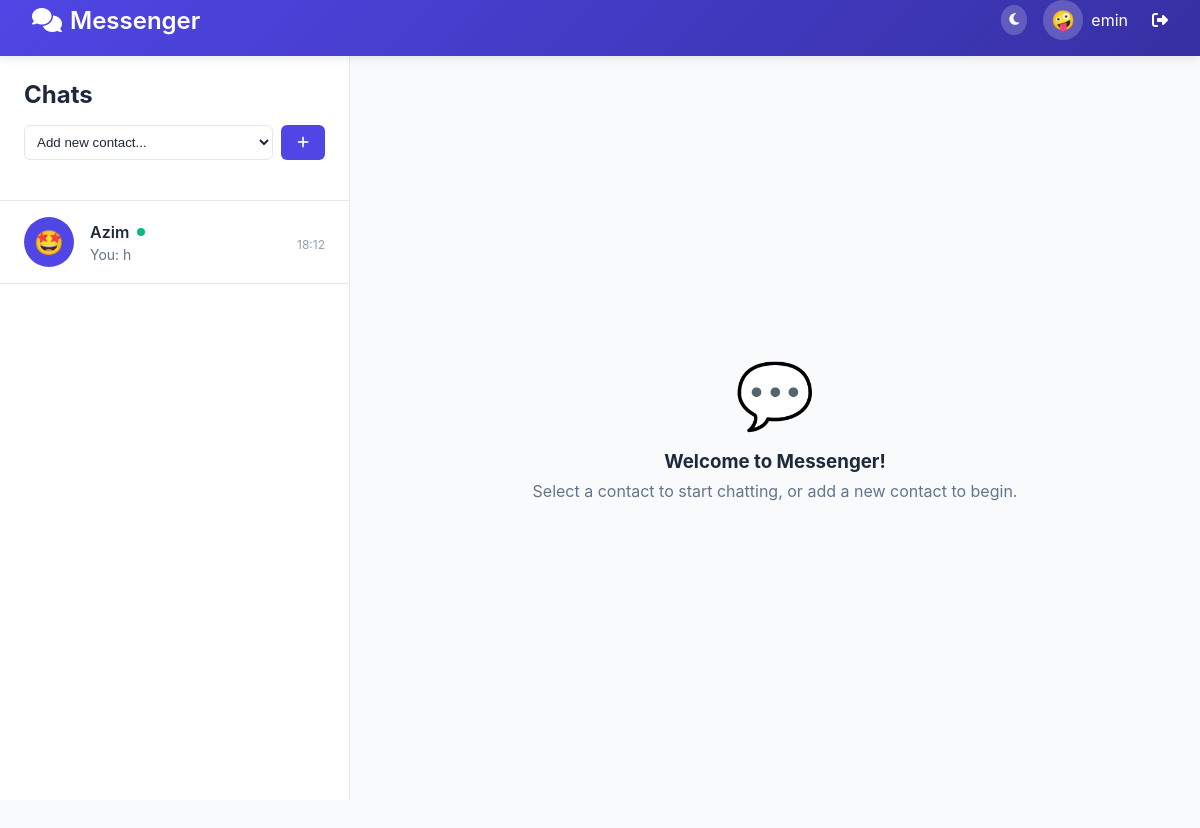
Page /chat/ (signed in) on the earlier database version.
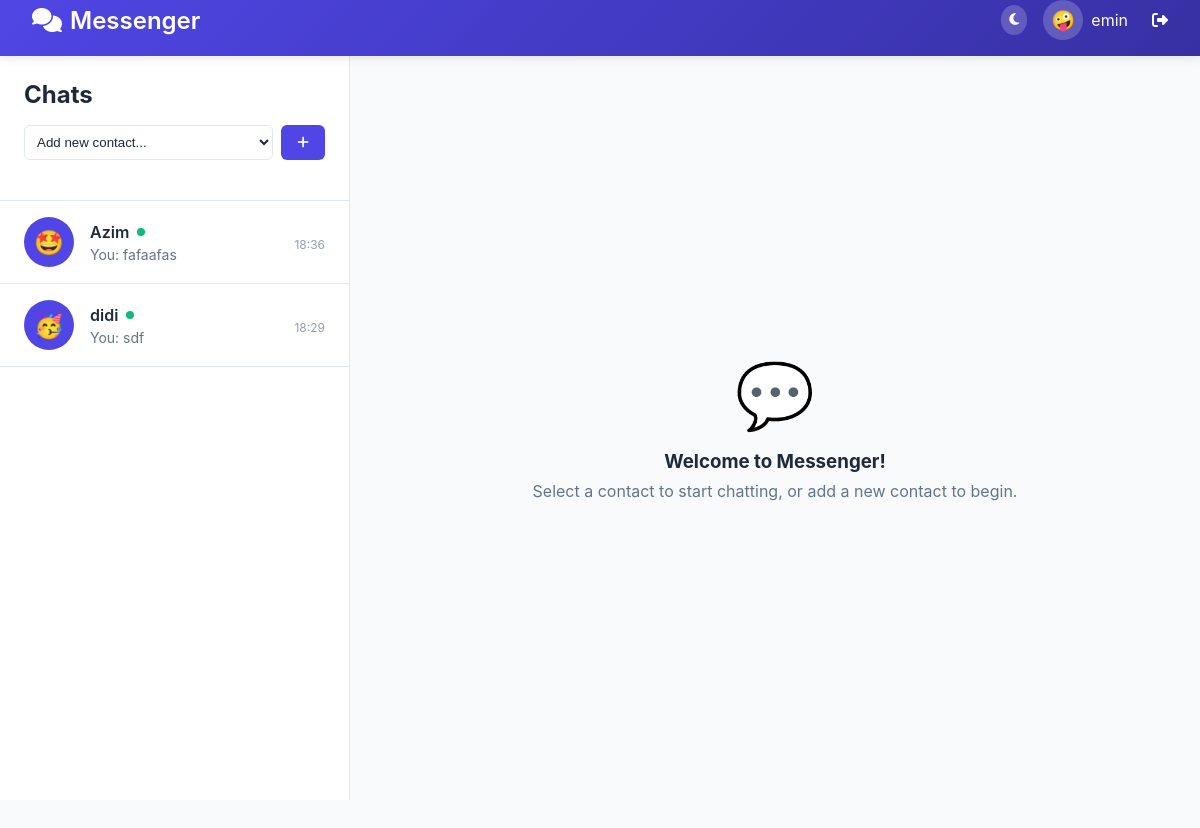
Same page on the later database version.
### app/models.py (models this page shows, shortened)
class Contact(models.Model):
    user = models.ForeignKey(User, on_delete=models.CASCADE, related_name='contacts')
    contact_user = models.ForeignKey(User, on_delete=models.CASCADE, related_name='contacted_by')
    created_at = models.DateTimeField(auto_now_add=True)
    class Meta:
        unique_together = ('user', 'contact_user')

class UserProfile(models.Model):
    user = models.OneToOneField(User, on_delete=models.CASCADE)
    nickname = models.CharField(max_length=50, unique=True)
    avatar_emoji = models.CharField(max_length=10, default='😊')
    is_online = models.BooleanField(default=False)
    last_seen = models.DateTimeField(auto_now=True)
    theme_preference = models.CharField(
        max_length=10,
        choices=[('light', 'Light'), ('dark', 'Dark')],
        default='light'
    )

class Message(models.Model):
    STATUS_CHOICES = [
        ('sent', 'Sent'),
        ('delivered', 'Delivered'),
        ('read', 'Read'),
    ]
    sender = models.ForeignKey(User, on_delete=models.CASCADE, related_name='sent_messages')
    receiver = models.ForeignKey(User, on_delete=models.CASCADE, related_name='received_messages')
    content = models.TextField()
    timestamp = models.DateTimeField(auto_now_add=True)
    status = models.CharField(max_length=10, choices=STATUS_CHOICES, default='sent')
    class Meta:
        ordering = ['timestamp']

### app/views.py (the view, shortened to what this page needs)
# urls.py: path('chat/', views.chat, name='chat'),
@login_required
def chat(request):
    contacts = Contact.objects.filter(user=request.user).select_related('contact_user__userprofile')
    all_users = User.objects.exclude(id=request.user.id).select_related('userprofile')
    contact_id = request.GET.get('contact_id')
    active_contact = None
    conversation = []
    conversation_users = User.objects.filter(
        Q(sent_messages__receiver=request.user) |
        Q(received_messages__sender=request.user)
    ).exclude(id=request.user.id).distinct().select_related('userprofile')
    all_contact_users = set()
    contacts_with_info = []
    for contact in contacts:
        all_contact_users.add(contact.contact_user.id)
        last_message = Message.objects.filter(
            Q(sender=request.user, receiver=contact.contact_user) |
            Q(sender=contact.contact_user, receiver=request.user)
        ).order_by('-timestamp').first()
        unread_count = Message.objects.filter(
            sender=contact.contact_user,
            receiver=request.user,
            status='sent'
        ).count()
        contacts_with_info.append({
            'contact': contact,
            'user': contact.contact_user,
            'last_message': last_message,
            'unread_count': unread_count,
            'is_explicit_contact': True
        })
    for user in conversation_users:
        if user.id not in all_contact_users:
            last_message = Message.objects.filter(
                Q(sender=request.user, receiver=user) |
                Q(sender=user, receiver=request.user)
            ).order_by('-timestamp').first()
            unread_count = Message.objects.filter(
                sender=user,
                receiver=request.user,
                status='sent'
            ).count()
            contacts_with_info.append({
                'contact': None,
                'user': user,
                'last_message': last_message,
                'unread_count': unread_count,
                'is_explicit_contact': False
            })
    contacts_with_info.sort(
        key=lambda x: x['last_message'].timestamp if x['last_message'] else timezone.now() - timezone.timedelta(days=365),
        reverse=True
    )
    return render(request, 'app/chat.html', {
        'contacts_with_info': contacts_with_info,
        'all_users': all_users,
        'active_contact': active_contact,
        'conversation': conversation,
    })

### app/templates/app/chat.html (shortened to what the changed rows need)
{% extends "app/base_modern.html" %}
{% block content %}
<div class="chat-container">
    <div class="chat-sidebar">
        <div class="contacts-list">
            {% for contact_info in contacts_with_info %}
                <a href="?contact_id={{ contact_info.user.id }}"
                   class="contact-item {% if contact_info.user.id == active_contact.id %}active{% endif %}">
                    <div class="contact-avatar">
                        {{ contact_info.user.userprofile.avatar_emoji }}
                    </div>
                    <div class="contact-info">
                        <div class="contact-name">
                            {{ contact_info.user.userprofile.nickname }}
                            {% if contact_info.user.userprofile.is_online %}
                                <span class="online-indicator"></span>
                            {% endif %}
                        </div>
                        <div class="contact-last-message">
                            {% if contact_info.last_message %}
                                {% if contact_info.last_message.sender == user %}You: {% endif %}
                                {{ contact_info.last_message.content|truncatechars:30 }}
                            {% else %}
                                No messages yet
                            {% endif %}
                        </div>
                    </div>
                    <div class="contact-meta">
                        {% if contact_info.last_message %}
                            <div class="message-time">{{ contact_info.last_message.timestamp|date:"H:i" }}</div>
                        {% endif %}
                    </div>
                </a>
            {% empty %}
                <div class="empty-state">
                    <div class="empty-state-icon">👥</div>
                    <h4>No contacts yet</h4>
                    <p>Add someone to start chatting!</p>
                </div>
            {% endfor %}
        </div>
    </div>
</div>
{% endblock %}

Differences in the rows shown:
computed for Contact "Azim": last_message.content "h" → "fafaafas"; last_message.timestamp "18:12" → "18:36"
added Contact: user.userprofile.avatar_emoji "🥳", user.userprofile.nickname "didi", last_message.content "sdf", last_message.timestamp "18:29"
